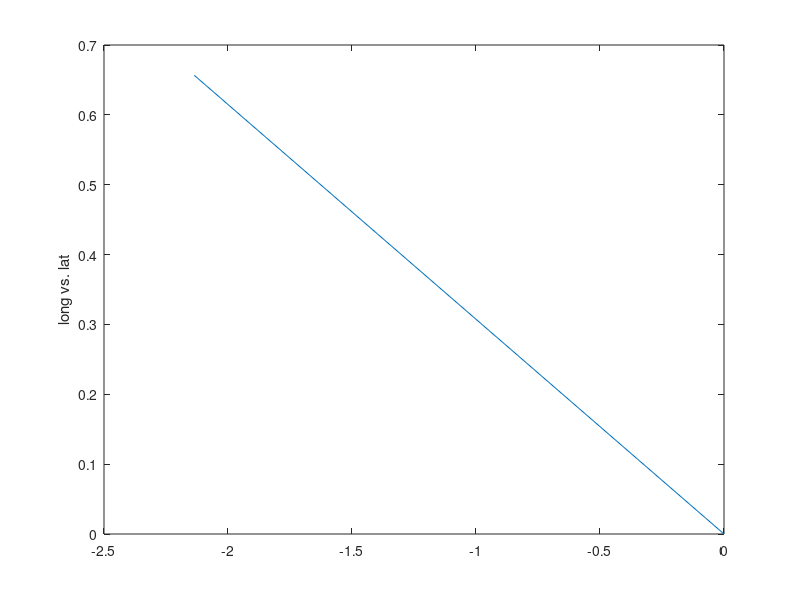
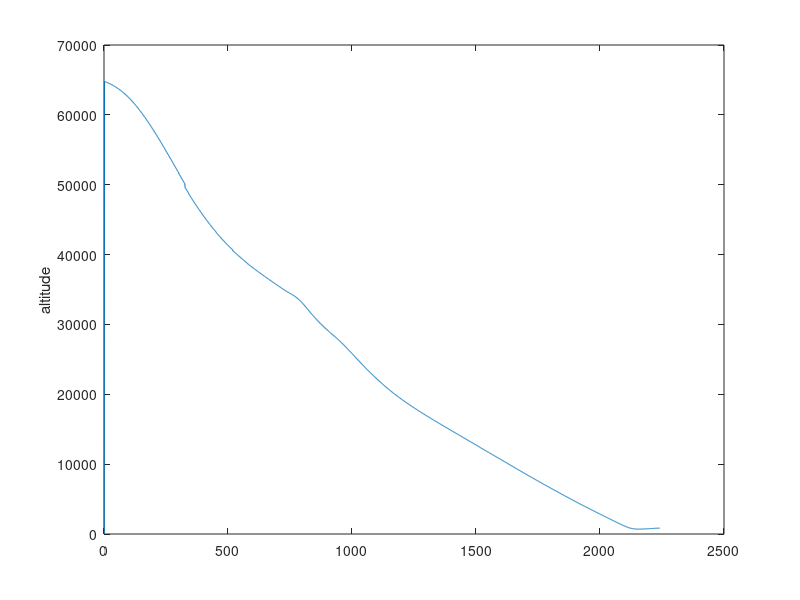
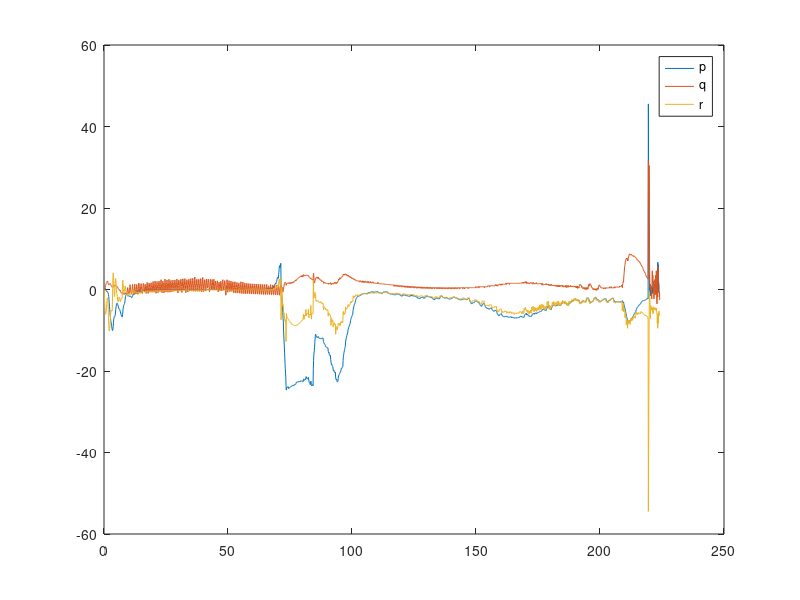
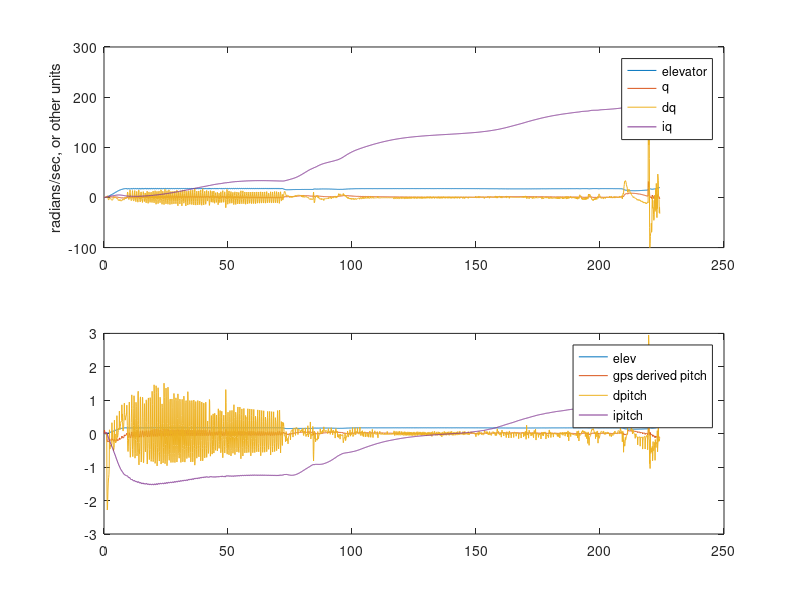

The MATLAB source for these figures, in order:

clear;

f = csvread('telemetry.csv');
%fid = fopen("telemetry.csv");
%f = fscanf(fid,'%f,%f,%f',[3, 1000]);
f = f';


len =size(f,2)
t = [1:len]/10;

figure(1);
plot(f(1,:), f(2,:));
ylabel('long vs. lat');

figure(2),
plot(f(3,:));
ylabel('altitude');

r2d = 180/pi;
p = f(4,:)*r2d;
q = f(5,:)*r2d;
dq = f(10,:);
iq = f(11,:);
r = f(6,:)*r2d;

err_head = f(12,:);
derr_head = f(13,:);
ierr_head = f(14,:);

elev = f(7,:);
rud = f(8,:);
ail = f(9,:);

pitch  = f(15,:);
dpitch = f(16,:);
ipitch = f(17,:);
	

figure(3),
plot(t,p, t,q,t,r);
legend('p','q','r');

figure(4),
factor = 100; % max(abs(q))/ max(abs(elev));
subplot(2,1,1),plot(t,elev*factor, t, q,t,dq*500, t, iq*50);
ylabel('radians/sec, or other units');
legend('elevator','q', 'dq','iq');
subplot(2,1,2),plot(t, elev, t, pitch, t, dpitch*10, t, ipitch);
legend('elev', 'gps derived pitch', 'dpitch', 'ipitch');

figure(5),
plot(t,rud*100, t,err_head, t, derr_head*10, t, ierr_head/10);
legend('rudder', 'error heading', 'derror heading', 'ierr_head');

